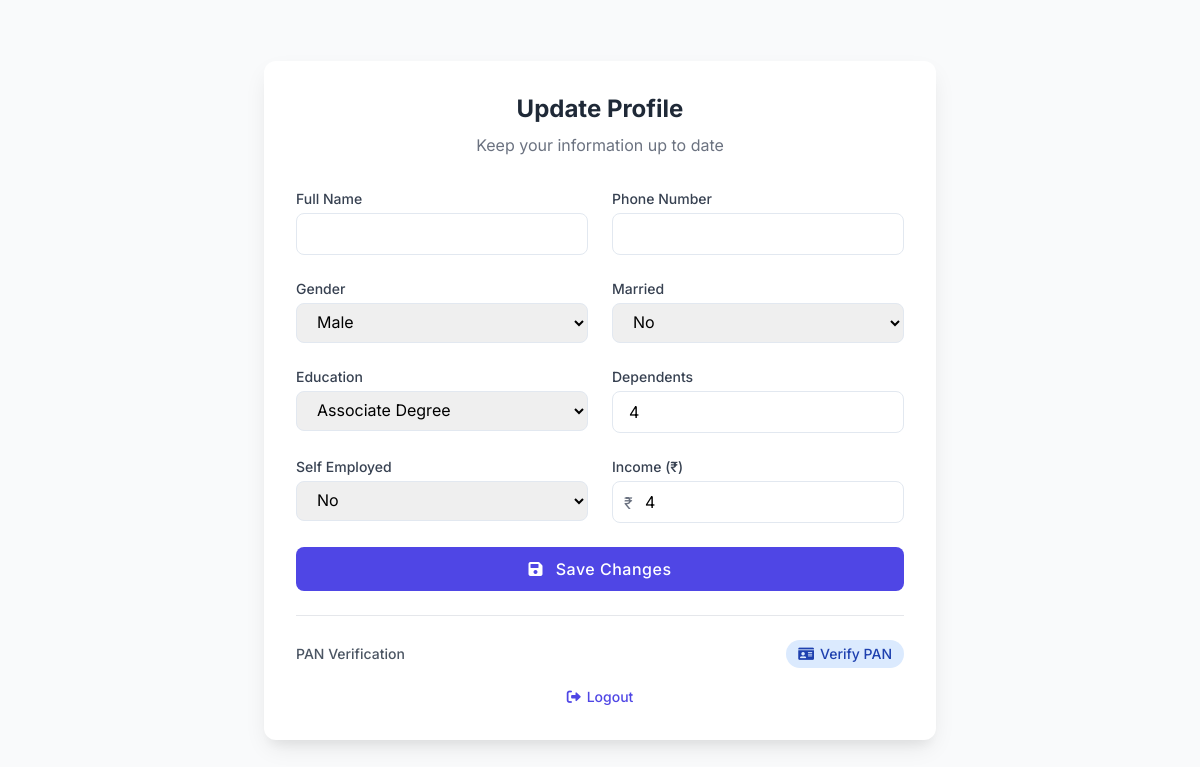
The page /update_profile/ (signed in) on the database its author committed.
### loans/models.py (models this page shows, shortened)
class UserProfile(models.Model):
    GENDER_CHOICES = [
        ('Male', 'Male'),
        ('Female', 'Female'),
        ('Other', 'Other'),
    ]
    MARRIED_CHOICES = [
        ('Yes', 'Yes'),
        ('No', 'No'),
    ]
    EDUCATION_CHOICES = [
        ('High School', 'High School'),
        ('Associate Degree', 'Associate Degree'),
        ('Bachelor\'s Degree', 'Bachelor\'s Degree'),
        ('Master\'s Degree', 'Master\'s Degree'),
        ('Doctorate', 'Doctorate'),
    ]
    SELF_EMPLOYED_CHOICES = [
        ('Yes', 'Yes'),
        ('No', 'No'),
    ]
    user = models.OneToOneField(User, on_delete=models.CASCADE)
    gender = models.CharField(max_length=10, choices=GENDER_CHOICES , blank=True)
    married = models.CharField(max_length=10, choices=MARRIED_CHOICES , blank=True)
    education = models.CharField(max_length=20, choices=EDUCATION_CHOICES , blank=True)
    dependents = models.IntegerField(default=0 , blank=True)
    self_employed = models.CharField(max_length=10, choices=SELF_EMPLOYED_CHOICES , blank=True)
    income = models.IntegerField(default=0,  blank=True)
    phone_number = models.CharField(max_length=15, blank=True, null=True)
    name=models.CharField(blank=True, max_length=50)
    pan=models.CharField(blank=True,default='No', max_length=10,choices=(('Yes', 'Yes'),('No', 'No')))
    acc_num=models.CharField(blank=True,default='No', max_length=10,choices=(('Yes', 'Yes'),('No', 'No')))
    num_ver=models.CharField(blank=True,default='No', max_length=10,choices=(('Yes', 'Yes'),('No', 'No')))

### loans/views.py (the view, shortened to what this page needs)
# urls.py: path('update_profile/', views.update_profile, name='update_profile'),
@login_required
def update_profile(request):
    profile, created = UserProfile.objects.get_or_create(user=request.user)
    return render(request, 'update_profile.html', {'user_profile': profile})

### templates/update_profile.html (shortened to what this page needs)
<!DOCTYPE html>
<html lang="en">
<head>
  <link href="https://cdn.jsdelivr.net/npm/tailwindcss@2.2.19/dist/tailwind.min.css" rel="stylesheet" />
  <link rel="stylesheet" href="https://cdnjs.cloudflare.com/ajax/libs/font-awesome/6.0.0-beta3/css/all.min.css" />
</head>
<body class="min-h-screen flex items-center justify-center bg-gray-50">
  <div class="form-container bg-white p-8 w-full max-w-2xl mx-4">
    <div class="text-center mb-8">
      <h2 class="text-2xl font-bold text-gray-800 mb-2">Update Profile</h2>
      <p class="text-gray-500">Keep your information up to date</p>
    </div>
    <form method="post" class="grid grid-cols-1 md:grid-cols-2 gap-6">
      <div>
        <label class="block text-sm font-medium text-gray-700 mb-1" for="name">Full Name</label>
        <input type="text" id="name" name="name" value="{{ user_profile.name|default:'' }}" required class="input-field w-full px-4 py-2 rounded-lg focus:outline-none focus:ring-1 focus:ring-indigo-500">
      </div>
      <div>
        <label class="block text-sm font-medium text-gray-700 mb-1" for="phone_number">Phone Number</label>
        <input type="text" id="phone_number" name="phone_number" value="{{ user_profile.phone_number|default:'' }}" required class="input-field w-full px-4 py-2 rounded-lg focus:outline-none focus:ring-1 focus:ring-indigo-500">
      </div>
      <div>
        <label class="block text-sm font-medium text-gray-700 mb-1" for="gender">Gender</label>
        <select name="gender" id="gender" class="input-field w-full px-4 py-2 rounded-lg focus:outline-none focus:ring-1 focus:ring-indigo-500">
          <option value="Male" {% if user_profile.gender == 'Male' %}selected{% endif %}>Male</option>
        </select>
      </div>
      <div>
        <label class="block text-sm font-medium text-gray-700 mb-1" for="married">Married</label>
        <select name="married" id="married" class="input-field w-full px-4 py-2 rounded-lg focus:outline-none focus:ring-1 focus:ring-indigo-500">
          <option value="No" {% if user_profile.married == 'No' %}selected{% endif %}>No</option>
        </select>
      </div>
      <div>
        <label class="block text-sm font-medium text-gray-700 mb-1" for="education">Education</label>
        <select name="education" id="education" class="input-field w-full px-4 py-2 rounded-lg focus:outline-none focus:ring-1 focus:ring-indigo-500">
          {% for option in user_profile.EDUCATION_CHOICES %}
            <option value="{{ option.0 }}" {% if user_profile.education == option.0 %}selected{% endif %}>{{ option.1 }}</option>
          {% endfor %}
        </select>
      </div>
      <div>
        <label class="block text-sm font-medium text-gray-700 mb-1" for="dependents">Dependents</label>
        <input type="number" id="dependents" name="dependents" value="{{ user_profile.dependents|default:0 }}" required class="input-field w-full px-4 py-2 rounded-lg focus:outline-none focus:ring-1 focus:ring-indigo-500">
      </div>
      <div>
        <label class="block text-sm font-medium text-gray-700 mb-1" for="self_employed">Self Employed</label>
        <select name="self_employed" id="self_employed" class="input-field w-full px-4 py-2 rounded-lg focus:outline-none focus:ring-1 focus:ring-indigo-500">
          <option value="No" {% if user_profile.self_employed == 'No' %}selected{% endif %}>No</option>
        </select>
      </div>
      <div>
        <label class="block text-sm font-medium text-gray-700 mb-1" for="income">Income (₹)</label>
        <div class="relative">
          <span class="absolute left-3 top-2.5 text-gray-500">₹</span>
          <input type="number" id="income" name="income" value="{{ user_profile.income|default:0 }}" required class="input-field w-full pl-8 pr-4 py-2 rounded-lg focus:outline-none focus:ring-1 focus:ring-indigo-500">
        </div>
      </div>
      <div class="md:col-span-2">
        <button type="submit" class="save-btn w-full bg-indigo-600 hover:bg-indigo-700 text-white font-medium py-2.5 rounded-lg transition duration-200">
          <i class="fas fa-save mr-2"></i> Save Changes
        </button>
      </div>
    </form>
    <div class="mt-6 pt-6 border-t border-gray-200 md:col-span-2">
      <div class="flex justify-between items-center">
        <span class="text-sm font-medium text-gray-600">PAN Verification</span>
        {% if user_profile.pan == "Yes" %}
          <span class="inline-flex items-center px-3 py-1 rounded-full text-sm font-medium bg-green-100 text-green-800">
            <i class="fas fa-check-circle mr-1.5"></i> Verified
          </span>
        {% else %}
          <a href="/verify_pan/" class="verification-btn inline-flex items-center px-3 py-1 rounded-full text-sm font-medium bg-blue-100 text-blue-800 hover:bg-blue-200">
            <i class="fas fa-id-card mr-1.5"></i> Verify PAN
          </a>
        {% endif %}
      </div>
      <div class="mt-4 text-center">
        <a href="{% url 'logout' %}" class="text-sm text-indigo-600 hover:text-indigo-800 font-medium inline-flex items-center">
          <i class="fas fa-sign-out-alt mr-1.5"></i> Logout
        </a>
      </div>
    </div>
  </div>
</body>
</html>

### templates/update_profile.html (style rules this page uses)
body { font-family: 'Inter', sans-serif; background-color: #f8fafc; }
.form-container { box-shadow: 0 10px 25px -5px rgba(0, 0, 0, 0.1), 0 10px 10px -5px rgba(0, 0, 0, 0.04); border-radius: 12px; transition: all 0.3s ease; }
.input-field { transition: all 0.2s ease; border: 1px solid #e2e8f0; }
.save-btn { transition: all 0.3s ease; letter-spacing: 0.5px; }
.verification-btn { transition: all 0.3s ease; }

### rows shown on the page
UserProfile: gender "Male", married "No", education "Associate Degree", dependents "4", self_employed "No", income "4"
